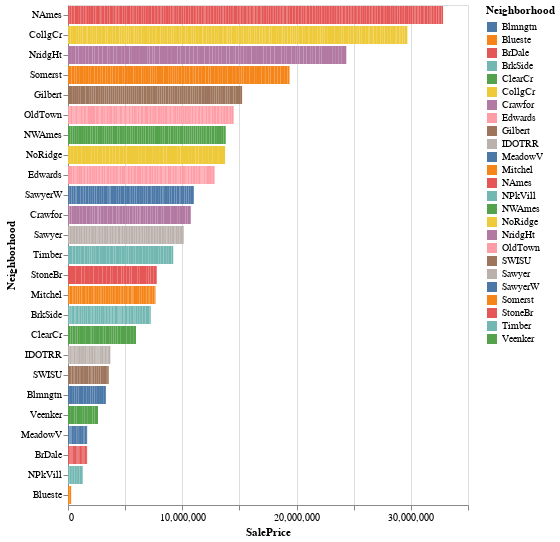

Write notebook code for a chart like this one.
### Markdown cell above
# Initial Look at the Data

### Code cell
# plot the dataset, referencing dataframe column names

my_x = 'SalePrice'
my_y = 'Neighborhood'

alt.Chart(df).mark_bar().encode(
  x= my_x,
  y=alt.Y(my_y, sort='-x'),
  color=my_y,   
)

### Figure 1 — Vega-Lite specification as saved in the notebook (floating-point values rounded to 4 significant figures; data arrays with more than 128 entries replaced by an {"elided": "..."} marker saying what was removed)
{"config": {"view": {"continuousWidth": 400, "continuousHeight": 300}}, "data": {"name": "data-b4a105e83d3a4bb42f216171d6e47f03"}, "mark": "bar", "encoding": {"color": {"type": "nominal", "field": "Neighborhood"}, "x": {"type": "quantitative", "field": "SalePrice"}, "y": {"type": "nominal", "field": "Neighborhood", "sort": "-x"}}, "$schema": "https://vega.github.io/schema/vega-lite/v4.0.0.json", "datasets": {"data-b4a105e83d3a4bb42f216171d6e47f03": {"elided": "1460 records"}}}
